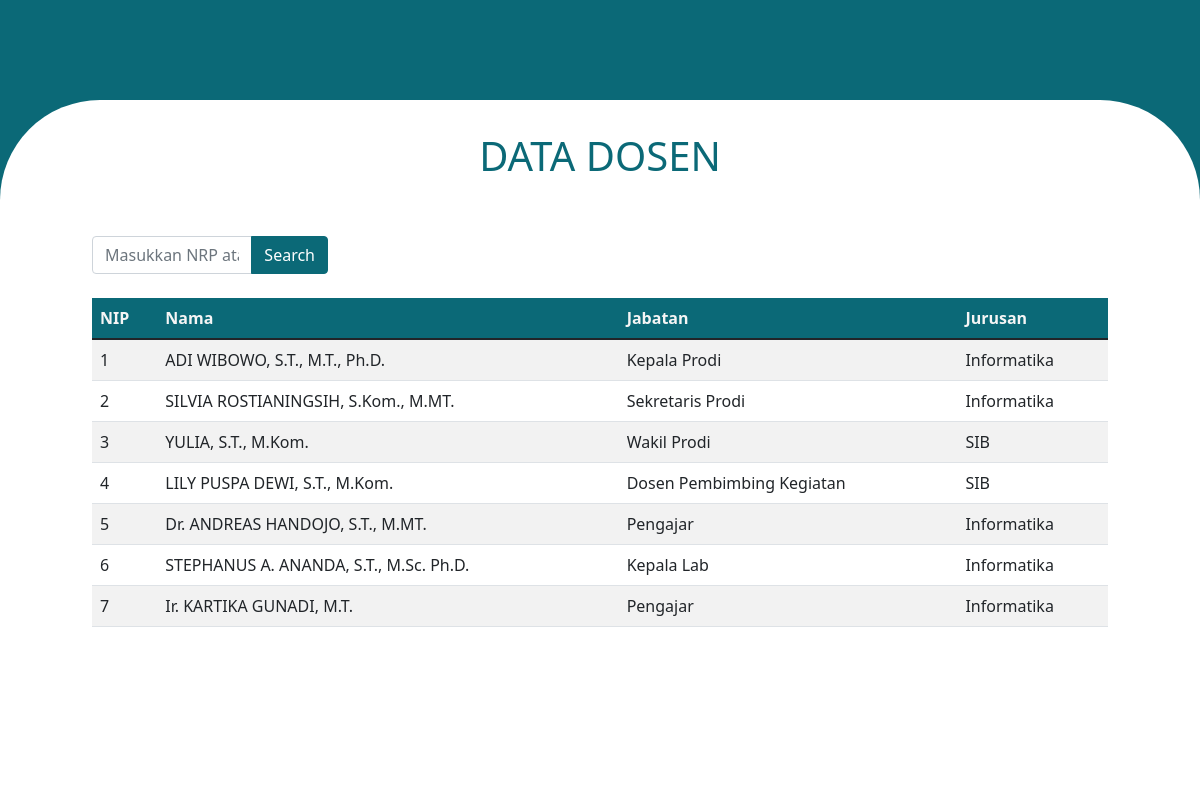
The page /data_dosen.php on the database as committed earlier.
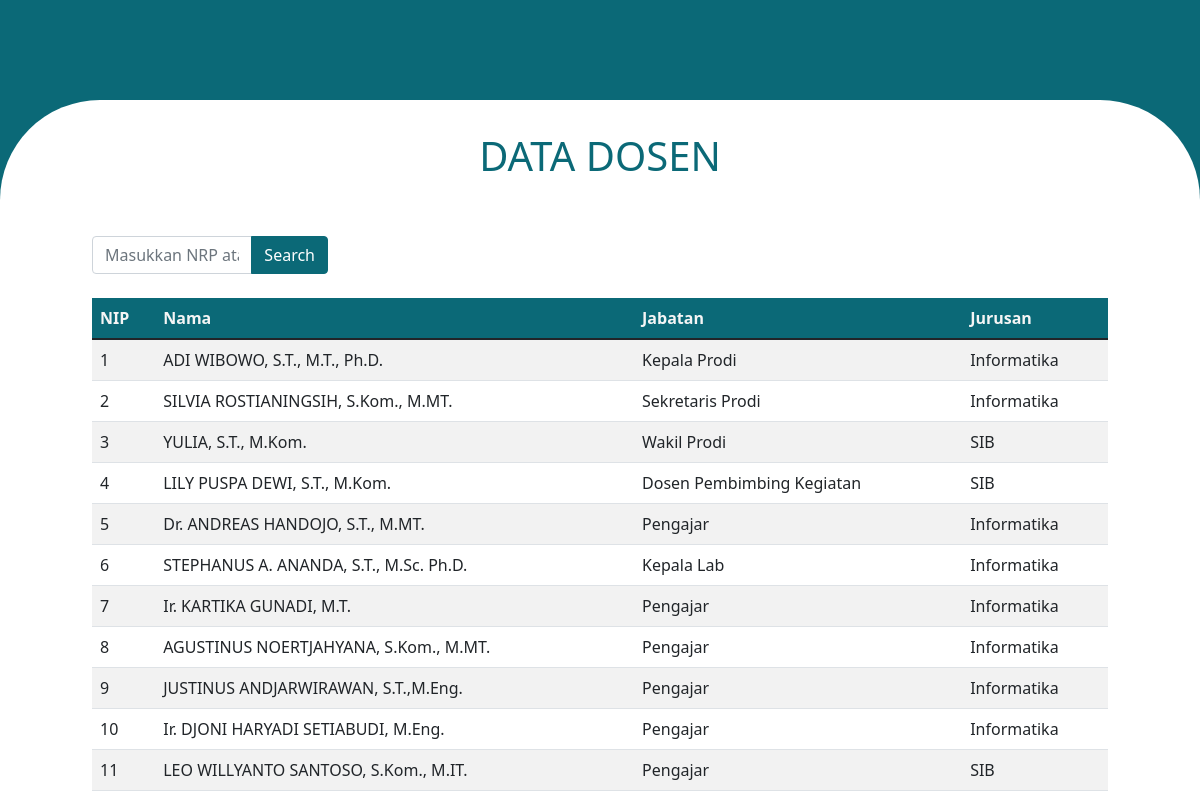
The same page on the database as committed later.
### tables this page shows
CREATE TABLE `data_dosen` (
  `nip` int(10) NOT NULL,
  `nama` varchar(100) NOT NULL,
  `jabatan` varchar(100) NOT NULL,
  `jurusan` varchar(100) NOT NULL
);

### data_dosen.php (the view, shortened to what this page needs)
<?php
include 'config.php';
if (isset($_POST['search']) && $_POST['keyword'] != ''){
    $nama = $_POST['keyword'];
    $fetch = "SELECT * FROM data_dosen WHERE nama LIKE '%$nama%' OR nip LIKE '%$nama%' OR jabatan LIKE '%$nama%' or jurusan LIKE '%$nama%'";
    $stmt = mysqli_prepare($conn, $fetch);
    mysqli_stmt_execute($stmt);
    $result = mysqli_stmt_get_result($stmt);
}
else{
    $fetch = "SELECT * FROM data_dosen";
    $stmt = mysqli_prepare($conn, $fetch);
    mysqli_stmt_execute($stmt);
    $result = mysqli_stmt_get_result($stmt);
}
?>
<!DOCTYPE html>
<html lang="en">
<head>
    <link href="https://cdn.jsdelivr.net/npm/bootstrap@5.1.3/dist/css/bootstrap.min.css" rel="stylesheet">
</head>
<body style="background-color: #0B6977;">
    <div id="rectangle">
        <div class="container">
            <div class="row">
                <div class="col-lg-12 mb-5">
                    <h1 style="text-align: center; color: #0B6977" class="text-uppercase">data dosen</h1>
                </div>
            </div>
            <form action="" method="post">
                <div class="row mb-4">
                    <div class="col-lg-3">
                        <div class="input-group">
                            <input type="text" name="keyword" id="keyword" class="form-control" placeholder="Masukkan NRP atau nama" aria-label="Masukkan NRP atau nama" aria-describedby="basic-addon2">
                            <button class="btn btn-ocean" type="submit" name="search" id="cari">Search</button>
                        </div>
                    </div>
                </div>
            </form>
            <div class="row">
                <div class="col-lg-12">
                    <div id="wadah">
                        <?php if (mysqli_num_rows($result) > 0): ?>
                            <table class="table table-striped">
                                <thead style="background-color:#0B6977; color: whitesmoke;">
                                    <tr>
                                    <th scope="col">NIP</th>
                                    <th scope="col">Nama</th>
                                    <th scope="col">Jabatan</th>
                                    <th scope="col">Jurusan</th>
                                    </tr>
                                </thead>
                                <tbody>
                                <?php while ($row = mysqli_fetch_assoc($result)): ?>
                                        <tr>
                                            <td><?=$row['nip']?></td>
                                            <td><?=$row['nama']?></td>
                                            <td><?=$row['jabatan']?></td>
                                            <td><?=$row['jurusan']?></td>
                                        </tr>
                                <?php endwhile ?>
                                </tbody>
                            </table>
                        <?php else: ?>
                            <h5>Tidak ada data</h5>
                        <?php endif ?>
                    </div>
                </div>
            </div>
        </div>
    </div>
</body>
</html>

### data_dosen.php (style rules this page uses)
#rectangle { position: fixed; width: 100%; height: 100%; flex-shrink: 0; border-radius: 6.25rem 6.25rem 0rem 0rem; background: white; margin-top:100px; margin-bottom: 0px; padding-left: 5rem; padding-right: 5rem; padding-top: 2rem; padding-bottom: 2rem; }
.btn { display: inline-block; font-weight: 400; text-align: center; white-space: nowrap; vertical-align: middle; user-select: none; border: 1px solid transparent; padding: 0.375rem 0.75rem; font-size: 1rem; line-height: 1.5; border-radius: 0.25rem; transition: color 0.15s ease-in-out, background-color 0.15s ease-in-out, border-color 0.15s ease-in-out, box-shadow 0.15s ease-in-out; }
.btn-ocean { color: white; font-weight: 500; background-color: #0B6977; border-color: #0B6977; }

Rows that differ between the two databases and show on the page:
added data_dosen: nip "8", nama "AGUSTINUS NOERTJAHYANA, S.Kom., M.MT.", jabatan "Pengajar", jurusan "Informatika"
added data_dosen: nip "9", nama "JUSTINUS ANDJARWIRAWAN, S.T.,M.Eng.", jabatan "Pengajar", jurusan "Informatika"
added data_dosen: nip "10", nama "Ir. DJONI HARYADI SETIABUDI, M.Eng.", jabatan "Pengajar", jurusan "Informatika"
added data_dosen: nip "11", nama "LEO WILLYANTO SANTOSO, S.Kom., M.IT.", jabatan "Pengajar", jurusan "SIB"
